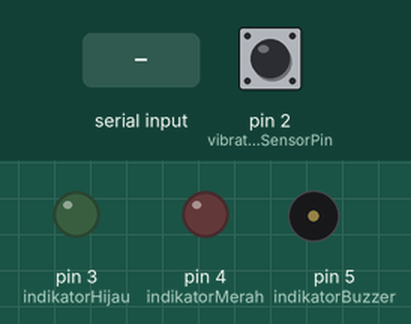
Simulated run of this sketch. Board: Arduino Uno, built with avr-gcc and run on an emulated ATmega328P. On the bench: output pins drawn as LEDs (lit = HIGH), buzzer (waves = sounding, pin HIGH). The test bench sets the inputs (shaded band); at power-on: pin 2 (vibrationSensorPin) LOW.

Above: at 1.2 s.
1.3 s: "1" received over the second serial link
At 3.2 s:
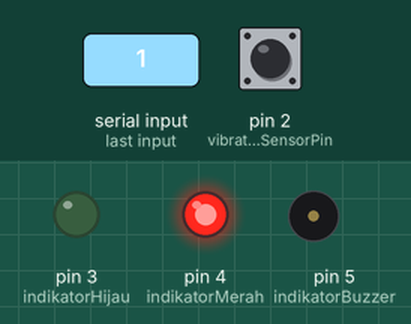
3.6 s: pin 2 (vibrationSensorPin) pulsed HIGH 2 times (0.12 s each, 0.3 s apart)
At 5.0 s:
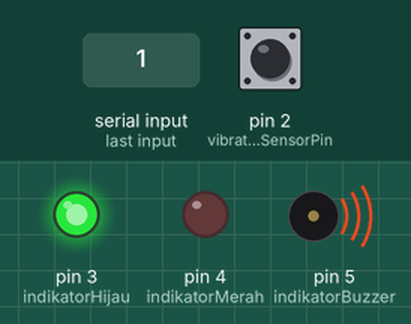
At 12.3 s:
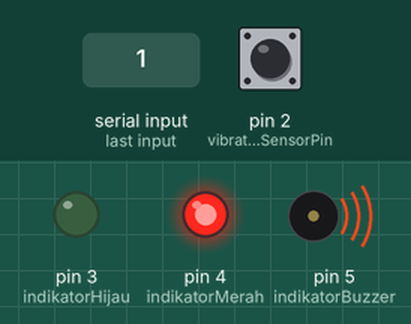
Timing chart, 0 to 13.2 s (numbered marks = the images above; inputs shaded):
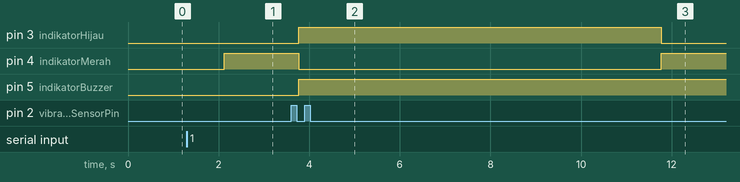

Measured:
- after the input at 1.3 s, pin 4 (indikatorMerah): LOW → HIGH after 0.82 s
- after the input at 3.6 s, pin 3 (indikatorHijau): LOW → HIGH after 0.17 s, → LOW 8.0 s later; pin 4 (indikatorMerah): HIGH → LOW after 0.17 s, → HIGH 8.0 s later; pin 5 (indikatorBuzzer): LOW → HIGH after 0.17 s

The sketch:

Tubes.ino
```cpp
#include <SoftwareSerial.h>
int vibrationSensorPin = 2;
int indikatorHijau = 3;
int indikatorMerah = 4;
int indikatorBuzzer = 5;
SoftwareSerial mySerial(10, 11);

long TP_init(){
  delay(10);
  unsigned long measurement = pulseIn (vibrationSensorPin, HIGH);
  return measurement;
}

void nyala_mati(){
  digitalWrite(indikatorBuzzer, HIGH);
  delay(1000);
  digitalWrite(indikatorBuzzer, LOW);
  delay(1000);
  }

void setup() {
  mySerial.begin(9600);
  pinMode(vibrationSensorPin, INPUT);
  pinMode(indikatorHijau, OUTPUT);
  pinMode(indikatorMerah, OUTPUT);
  pinMode(indikatorBuzzer, OUTPUT);
}

void loop() {
  unsigned long measurement = TP_init();
  delay(50);
  Serial.println(measurement);
  if(mySerial.available()>0){
    if (measurement > 1000) {
    digitalWrite(indikatorHijau, HIGH);
    digitalWrite(indikatorMerah, LOW);
    digitalWrite(indikatorBuzzer, HIGH);
    mySerial.write(measurement);
    delay(8000);
    digitalWrite(indikatorHijau, LOW);
    digitalWrite(indikatorMerah, HIGH);
    delay(1000);
  }
  else {
    digitalWrite(indikatorHijau, LOW);
    digitalWrite(indikatorMerah, HIGH);
    digitalWrite(indikatorBuzzer, LOW);
    mySerial.write(measurement);
    delay(1000);
  }
  }

}
```
